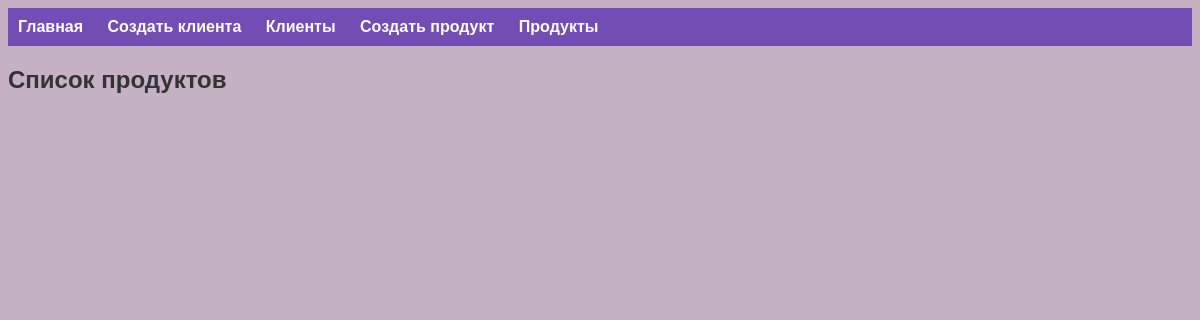
The app's page /lesson2/products/, older data.
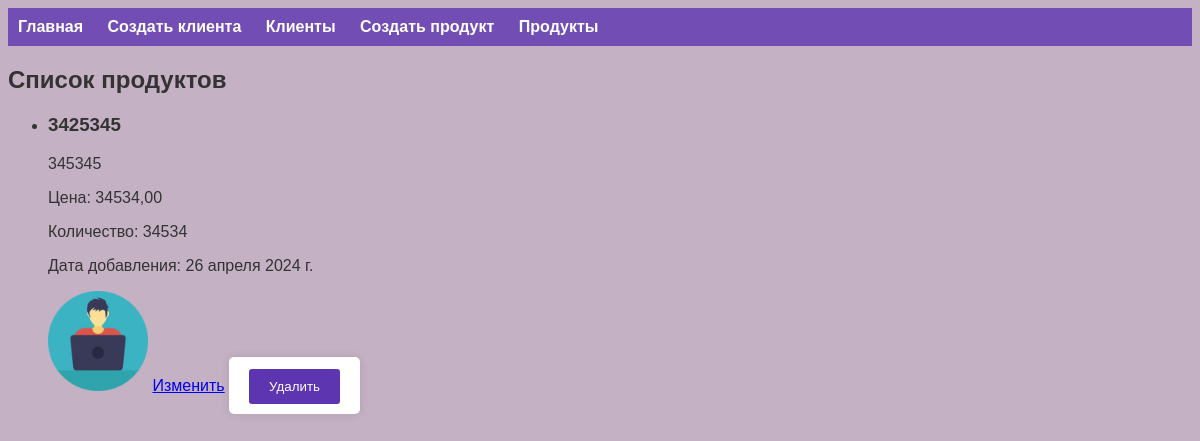
The same page, newer data.
### app_lesson2/models.py (models this page shows, shortened)
class Product(models.Model):
    name = models.CharField(max_length=100)
    description = models.TextField()
    price = models.DecimalField(max_digits=10, decimal_places=2)
    quantity = models.IntegerField()
    added_date = models.DateField(auto_now_add=True)
    photo = models.ImageField(upload_to='product_photos/', null=True, blank=True)

### app_lesson2/views.py (the view)
# urls.py: path('products/', views.product_list, name='product_list'),
def product_list(request):
    products = Product.objects.all()
    return render(request, 'product_list.html', {'products': products})

### app_lesson2/templates/product_list.html (shortened to what this page needs)
{% extends 'base.html' %}
{% load static %}
{% block content %}
<h2>Список продуктов</h2>
<ul>
  {% for product in products %}
  <li>
    <h3>{{ product.name }}</h3>
    <p>{{ product.description }}</p>
    <p>Цена: {{ product.price }}</p>
    <p>Количество: {{ product.quantity }}</p>
    <p>Дата добавления: {{ product.added_date }}</p>
    {% if product.photo %}
    <img src="{{ product.photo.url }}" alt="{{ product.name }}" width="100">
    {% endif %}
    <a href="{% url 'update_product' product.id %}">Изменить</a>
    <form id="deleteForm{{ product.id }}" action="{% url 'delete_product' product.id %}" method="post" style="display: inline;">
      <button type="submit" class="btn-delete">Удалить</button>
    </form>
  </li>
  {% endfor %}
</ul>
{% endblock %}

### app_lesson2/templates/base.html (shortened to what this page needs)
<!DOCTYPE html>
<html lang="en">
{% load static %}
<link rel="stylesheet" href="{% static 'app_lesson2/css/styles.css'%}" type="text/css" id="styleSheet">
<head>
</head>
<body>
    <nav>
        <ul>
            <li><a href="{% url 'index' %}">Главная</a></li>
            <li><a href="{% url 'create_client' %}">Создать клиента</a></li>
            <li><a href="{% url 'all_clients' %}">Клиенты</a></li>
            <li><a href="{% url 'create_product' %}">Создать продукт</a></li>
            <li><a href="{% url 'product_list' %}">Продукты</a></li>
        </ul>
    </nav>
    <div class="content">
        {% block content %}
        {% endblock %}
    </div>
</body>
</html>

### static/app_lesson2/css/styles.css (style rules this page uses)
body { background-color: #c4b1c3; color: #333; font-family: Arial, sans-serif; background-size: cover; background-position: center; }
nav { background-color: rgba(94, 53, 177, 0.8); padding: 10px; }
nav ul { list-style-type: none; margin: 0; padding: 0; }
nav ul li { display: inline; margin-right: 20px; }
nav ul li a { color: #fff; text-decoration: none; font-weight: bold; }
.btn-delete { background-color: #dc3545; color: white; padding: 10px 20px; border: none; border-radius: 5px; cursor: pointer; margin-right: 10px; outline: none; }
.btn-update:last-child, .btn-delete:last-child, .btn-view:last-child { margin-right: 0; }
form { max-width: 400px; margin: 20px auto; padding: 20px; background-color: #fff; box-shadow: 0 0 10px rgba(0, 0, 0, 0.1); border-radius: 5px; }
form button[type="submit"] { background-color: #5e35b1; color: #fff; border: none; padding: 10px 20px; border-radius: 3px; cursor: pointer; transition: background-color 0.5s; }

Row changes from the older to the newer data that the page shows:
added Product: name "3425345", description "345345", price "34534,00", quantity "34534", added_date "26 апреля 2024 г.", photo (picture)
